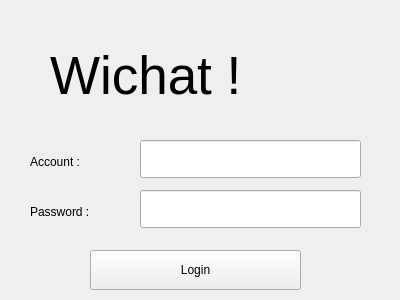
<?xml version="1.0" encoding="UTF-8"?>
<ui version="4.0">
 <class>LoginWindow</class>
 <widget class="QWidget" name="LoginWindow">
  <property name="geometry">
   <rect>
    <x>0</x>
    <y>0</y>
    <width>400</width>
    <height>300</height>
   </rect>
  </property>
  <property name="windowTitle">
   <string>Wichat</string>
  </property>
  <widget class="QLabel" name="label">
   <property name="geometry">
    <rect>
     <x>50</x>
     <y>30</y>
     <width>311</width>
     <height>91</height>
    </rect>
   </property>
   <property name="font">
    <font>
     <pointsize>40</pointsize>
    </font>
   </property>
   <property name="text">
    <string>Wichat !</string>
   </property>
  </widget>
  <widget class="QLabel" name="label_2">
   <property name="geometry">
    <rect>
     <x>30</x>
     <y>150</y>
     <width>101</width>
     <height>24</height>
    </rect>
   </property>
   <property name="text">
    <string>Account :</string>
   </property>
  </widget>
  <widget class="QLineEdit" name="textID">
   <property name="geometry">
    <rect>
     <x>140</x>
     <y>140</y>
     <width>221</width>
     <height>38</height>
    </rect>
   </property>
  </widget>
  <widget class="QLineEdit" name="textPassword">
   <property name="geometry">
    <rect>
     <x>140</x>
     <y>190</y>
     <width>221</width>
     <height>38</height>
    </rect>
   </property>
   <property name="echoMode">
    <enum>QLineEdit::Password</enum>
   </property>
  </widget>
  <widget class="QLabel" name="textPassword_2">
   <property name="geometry">
    <rect>
     <x>30</x>
     <y>200</y>
     <width>101</width>
     <height>24</height>
    </rect>
   </property>
   <property name="text">
    <string>Password :</string>
   </property>
  </widget>
  <widget class="QPushButton" name="buttonLogin">
   <property name="geometry">
    <rect>
     <x>90</x>
     <y>250</y>
     <width>211</width>
     <height>40</height>
    </rect>
   </property>
   <property name="text">
    <string>Login</string>
   </property>
  </widget>
  <widget class="QPushButton" name="buttonSettings">
   <property name="geometry">
    <rect>
     <x>360</x>
     <y>0</y>
     <width>41</width>
     <height>40</height>
    </rect>
   </property>
   <property name="text">
    <string/>
   </property>
   <property name="icon">
    <iconset resource="icon.qrc">
     <normaloff>:/Icons/advanced.png</normaloff>:/Icons/advanced.png</iconset>
   </property>
   <property name="flat">
    <bool>true</bool>
   </property>
  </widget>
 </widget>
 <resources>
  <include location="icon.qrc"/>
 </resources>
 <connections/>
</ui>
